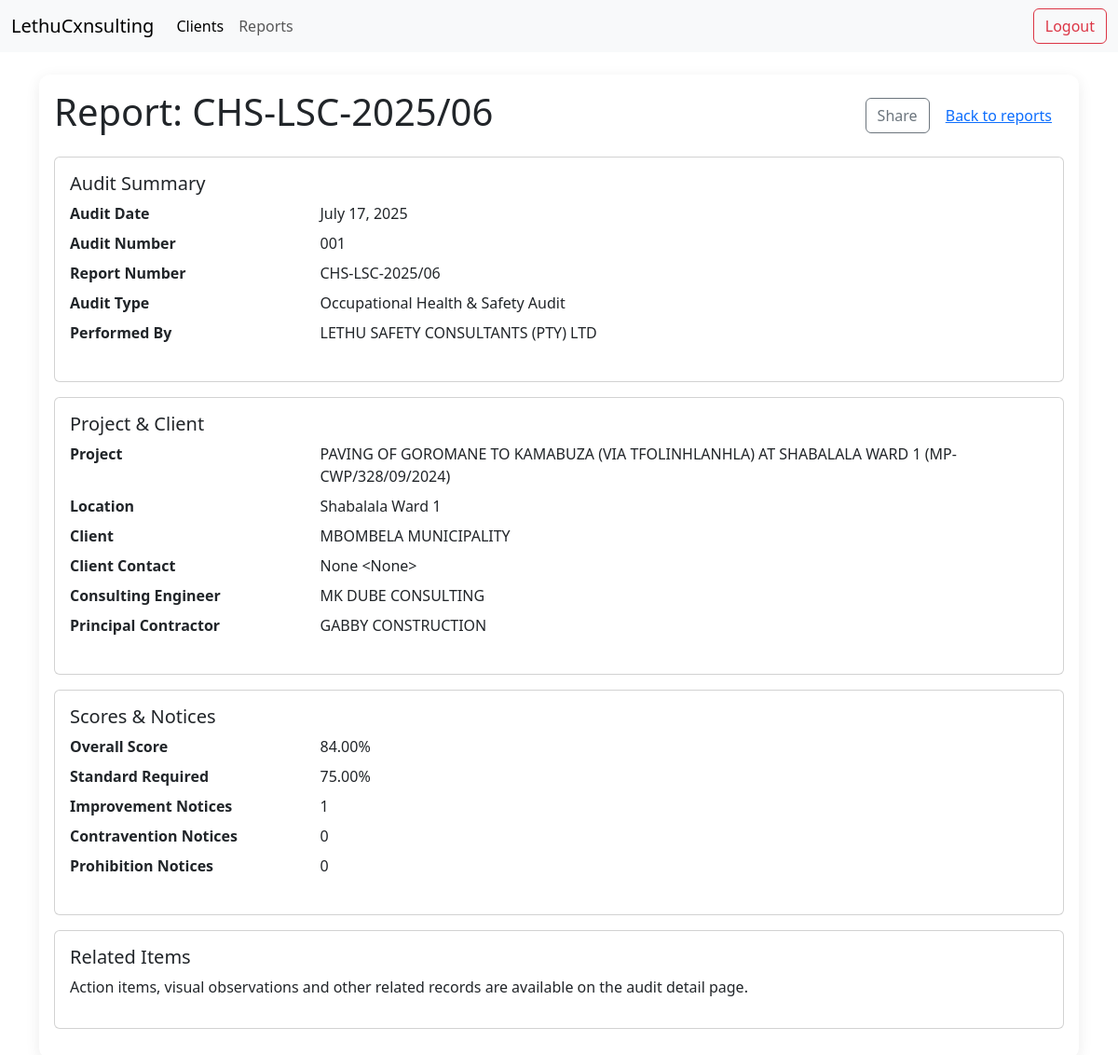
The app's page /reports/1/ (signed in), older data.
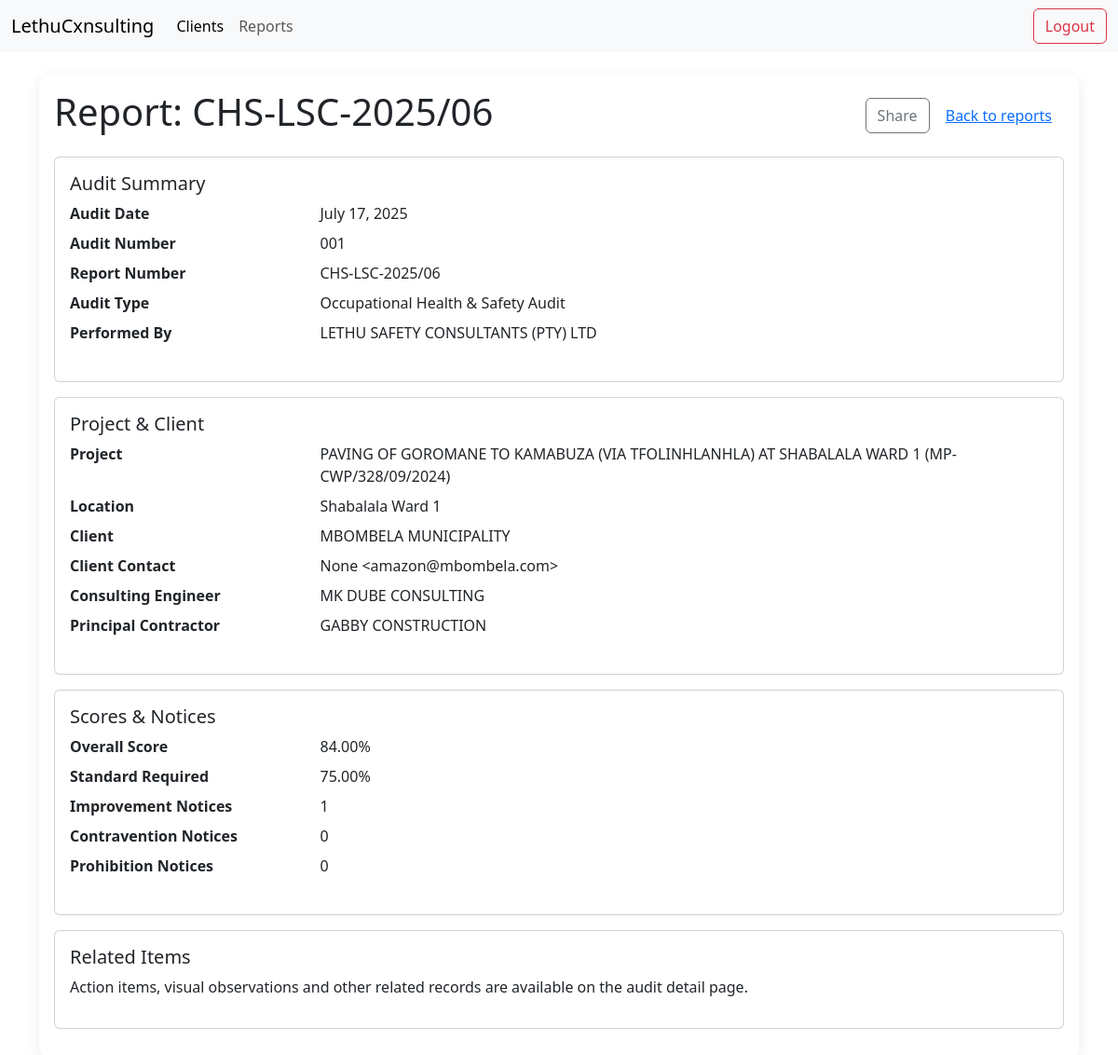
The same page, newer data.
### audit/models.py (models this page shows, shortened)
class Audit(models.Model):
    AUDIT_TYPES = [
        ('OHS', 'Occupational Health & Safety Audit'),
        ('ENV', 'Environmental Audit'),
        ('QUAL', 'Quality Audit'),
    ]
    project = models.ForeignKey(Project, on_delete=models.CASCADE)
    audit_date = models.DateField()
    audit_type = models.CharField(max_length=10, choices=AUDIT_TYPES, default='OHS')
    audit_number = models.CharField(max_length=50)  # e.g., "001"
    performed_by = models.CharField(max_length=200)  # e.g., "LETHU SAFETY CONSULTANTS (PTY) LTD"
    report_number = models.CharField(max_length=100)  # e.g., "CHS-LSC-2025/06"
    overall_score_percentage = models.DecimalField(max_digits=5, decimal_places=2,
                                                   validators=[MinValueValidator(0), MaxValueValidator(100)])
    standard_required = models.DecimalField(max_digits=5, decimal_places=2, default=75.00,
                                            validators=[MinValueValidator(0), MaxValueValidator(100)])
    improvement_notices = models.IntegerField(default=0)
    contravention_notices = models.IntegerField(default=0)
    prohibition_notices = models.IntegerField(default=0)

class Project(models.Model):
    title = models.CharField(max_length=500)
    permit_number = models.CharField(max_length=100)
    location = models.CharField(max_length=500)
    client = models.ForeignKey(Client, on_delete=models.CASCADE)
    consulting_engineer = models.ForeignKey(ConsultingFirm, on_delete=models.CASCADE)
    principal_contractor = models.ForeignKey(PrincipalContractor, on_delete=models.CASCADE)

class Client(models.Model):
    name = models.CharField(max_length=200)
    contact_name = models.CharField(max_length=200, blank=True, null=True)
    contact_email = models.EmailField(blank=True, null=True)
    contact_phone = models.CharField(max_length=50, blank=True, null=True)
    address = models.TextField(blank=True, null=True)

class ConsultingFirm(models.Model):
    name = models.CharField(max_length=200)

class PrincipalContractor(models.Model):
    name = models.CharField(max_length=200)
    registration_number = models.CharField(max_length=100, blank=True, null=True)

### audit/views.py (the view)
# urls.py: path('reports/<int:pk>/', AuditDetailView.as_view(), name='report-detail'),
class AuditDetailView(LoginRequiredMixin, TemplateView):
    template_name = 'dashboard/reports/detail.html'
    login_url = '/'
    def get_context_data(self, **kwargs):
        ctx = super().get_context_data(**kwargs)
        from audit.models import Audit
        audit = get_object_or_404(Audit, pk=kwargs.get('pk'))
        ctx['audit'] = audit
        return ctx

### templates/dashboard/reports/detail.html (shortened to what this page needs)
{% extends 'assets/base.html' %}
{% block content %}
    <div class="d-flex justify-content-between align-items-center mb-3">
        <h1>Report: {{ audit.report_number }}</h1>
        <div>
            <button class="btn btn-outline-secondary" data-app-action="report-share" data-audit-id="{{ audit.id }}">Share</button>
            <a href="{% url 'audit:report-dashboard' %}" class="btn btn-link">Back to reports</a>
        </div>
    </div>
    <section class="card mb-3">
      <div class="card-body">
        <h5 class="card-title">Audit Summary</h5>
        <dl class="row">
            <dt class="col-sm-3">Audit Date</dt><dd class="col-sm-9">{{ audit.audit_date }}</dd>
            <dt class="col-sm-3">Audit Number</dt><dd class="col-sm-9">{{ audit.audit_number }}</dd>
            <dt class="col-sm-3">Report Number</dt><dd class="col-sm-9">{{ audit.report_number }}</dd>
            <dt class="col-sm-3">Audit Type</dt><dd class="col-sm-9">{{ audit.get_audit_type_display }}</dd>
            <dt class="col-sm-3">Performed By</dt><dd class="col-sm-9">{{ audit.performed_by }}</dd>
        </dl>
      </div>
    </section>
    <section class="card mb-3">
      <div class="card-body">
        <h5 class="card-title">Project & Client</h5>
        <dl class="row">
            <dt class="col-sm-3">Project</dt><dd class="col-sm-9">{{ audit.project.title }} ({{ audit.project.permit_number }})</dd>
            <dt class="col-sm-3">Location</dt><dd class="col-sm-9">{{ audit.project.location }}</dd>
            <dt class="col-sm-3">Client</dt><dd class="col-sm-9">{{ audit.project.client.name }}</dd>
            <dt class="col-sm-3">Client Contact</dt><dd class="col-sm-9">{{ audit.project.client.contact_name }} &lt;{{ audit.project.client.contact_email }}&gt;</dd>
            <dt class="col-sm-3">Consulting Engineer</dt><dd class="col-sm-9">{{ audit.project.consulting_engineer.name }}</dd>
            <dt class="col-sm-3">Principal Contractor</dt><dd class="col-sm-9">{{ audit.project.principal_contractor.name }}</dd>
        </dl>
      </div>
    </section>
    <section class="card mb-3">
      <div class="card-body">
        <h5 class="card-title">Scores & Notices</h5>
        <dl class="row">
            <dt class="col-sm-3">Overall Score</dt><dd class="col-sm-9">{{ audit.overall_score_percentage }}%</dd>
            <dt class="col-sm-3">Standard Required</dt><dd class="col-sm-9">{{ audit.standard_required }}%</dd>
            <dt class="col-sm-3">Improvement Notices</dt><dd class="col-sm-9">{{ audit.improvement_notices }}</dd>
            <dt class="col-sm-3">Contravention Notices</dt><dd class="col-sm-9">{{ audit.contravention_notices }}</dd>
            <dt class="col-sm-3">Prohibition Notices</dt><dd class="col-sm-9">{{ audit.prohibition_notices }}</dd>
        </dl>
      </div>
    </section>
    <section class="card mb-3">
      <div class="card-body">
        <h5 class="card-title">Related Items</h5>
        <p>Action items, visual observations and other related records are available on the audit detail page.</p>
      </div>
    </section>
{% endblock %}

### templates/assets/base.html (shortened to what this page needs)
{% load static %}
<!DOCTYPE html>
<html lang="en">
<head>
    <link
            href="https://cdn.jsdelivr.net/npm/bootstrap@5.3.8/dist/css/bootstrap.min.css"
            rel="stylesheet"
>
    <link rel="stylesheet" href="{% static 'css/main.css' %}">
</head>
<body class="d-flex flex-column min-vh-100">
{% block header %}
    {% if request.user.is_authenticated %}
        {% include "partials/_navbar.html" %}
    {% endif %}
{% endblock %}
<main class="app flex-fill container py-4">
    <section class="app__container">
        <div class="app__card" id="info">
            {% block content %}{% endblock %}
        </div>
    </section>
</main>
</body>
</html>

### templates/partials/_navbar.html (shortened to what this page needs)
<nav class="navbar navbar-expand-lg bg-body-tertiary">
    <div class="container-fluid">
        <a class="navbar-brand" href="{% url 'audit:index' %}">LethuCxnsulting</a>
        <div class="collapse navbar-collapse" id="navbarSupportedContent">
            <ul class="navbar-nav me-auto mb-2 mb-lg-0">
                <li class="nav-item">
                    <a class="nav-link active" aria-current="page" href="{% url 'audit:client-dashboard' %}">Clients</a>
                </li>
                <li class="nav-item">
                    <a class="nav-link" href="{% url 'audit:report-dashboard' %}">Reports</a>
                </li>
            </ul>
            <form method="post" action="{% url 'audit:logout-ajax' %}" class="d-flex" id="logout-form">
                <button class="btn btn-outline-danger" type="submit" id="logout-btn" data-app-action="logout">Logout</button>
            </form>
        </div>
    </div>
</nav>

### audit/static/css/main.css (style rules this page uses)
.app { --app-text-color: #212529; --app-bg-color: #ffffff; --app-accent-color: #0d6efd; color: var(--app-text-color); background-color: var(--app-bg-color); font-family: system-ui, -apple-system, "Segoe UI", Roboto, Ubuntu, "Helvetica Neue", Arial, sans-serif; }
.app__container { max-width: 1140px; margin-inline: auto; }
.app__card { padding: 1rem; border-radius: 0.75rem; background-color: #ffffff; box-shadow: 0 0.25rem 1rem rgba(0, 0, 0, 0.08); }

Row changes from the older to the newer data that the page shows:
changed through a linked row, Audit "Occupational Health & Safety Audit": project.client.contact_email "None" → "amazon@mbombela.com"
